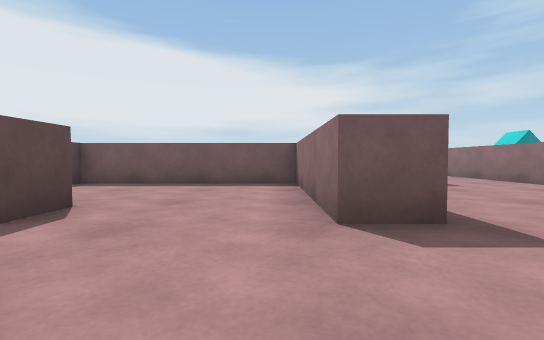
View 1 (above)

17 first-person views from a walk through a 3-D level made in the Unity game engine. The camera is 0.59 m above the floor, tilts 2° down and sees 85° across. The floor is counted in squares, 1 m on a side. Each view is taken from the middle of a square. On the plan, view 1 faces up. The plan holds only what a view shows up to about 9 squares ahead; the rest is blank. The place goes on beyond the plan. The player character is not drawn.

View 2
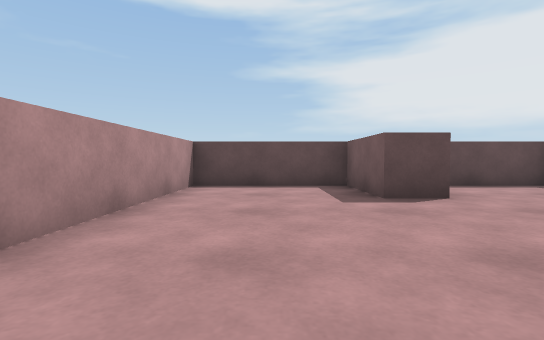

View 3
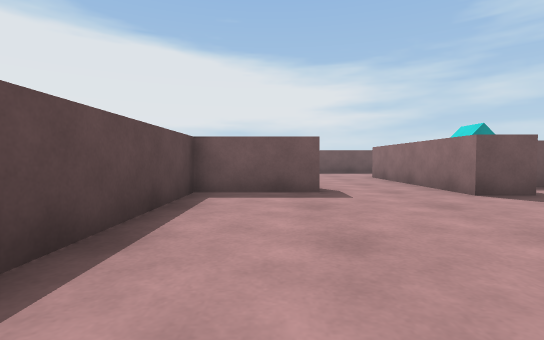

View 4
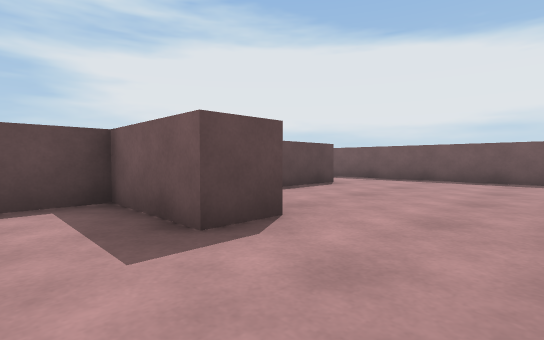

View 5
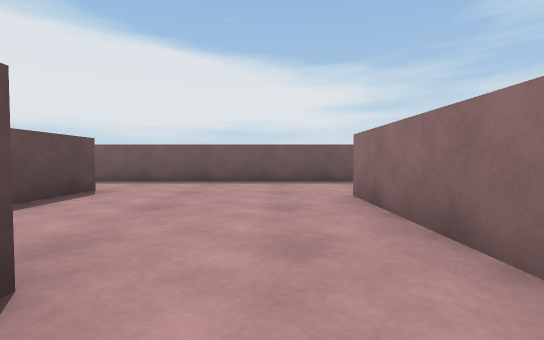

View 6
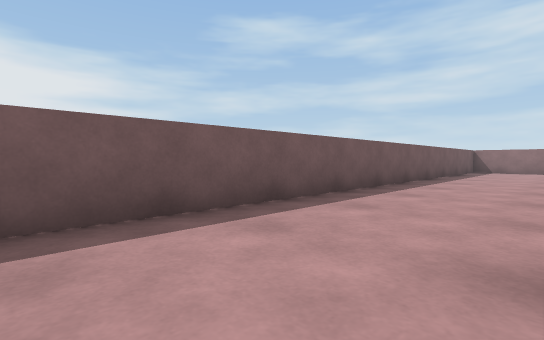

View 7
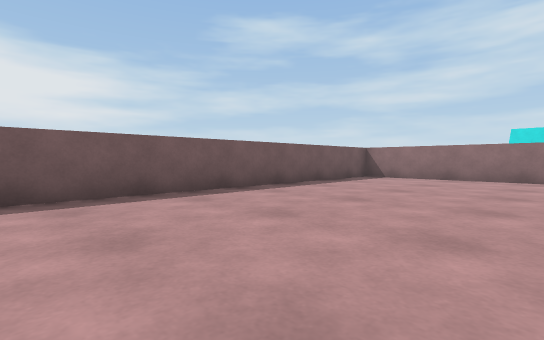

View 8
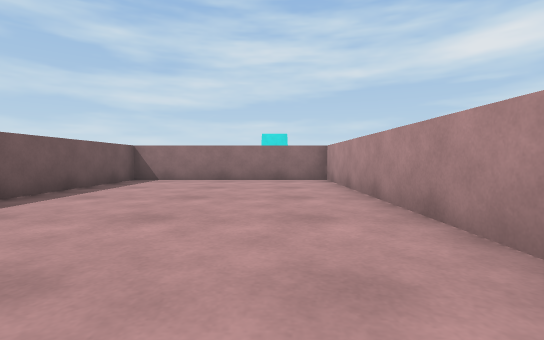

View 9
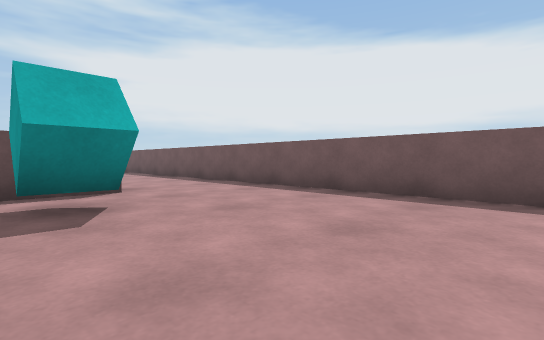

View 10
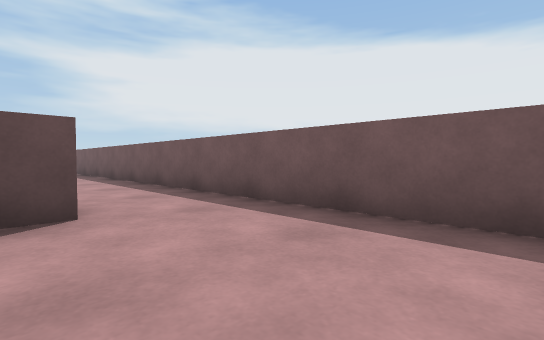

View 11
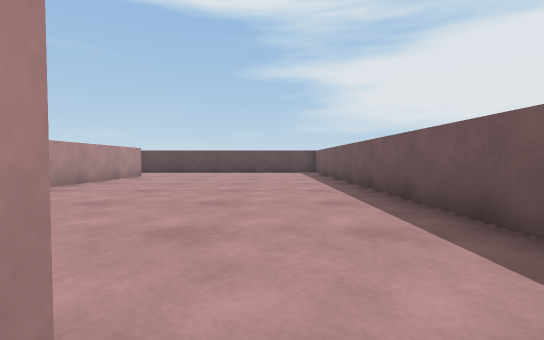

View 12
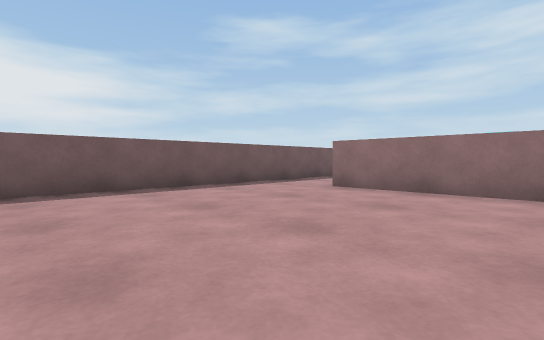

View 13
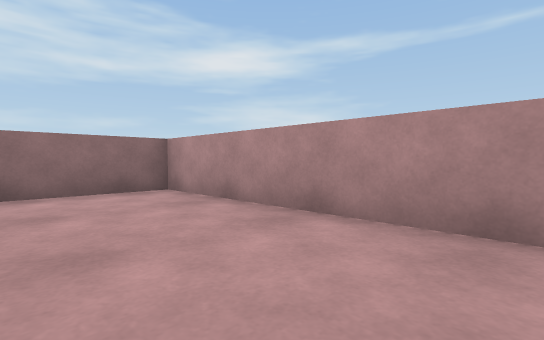

View 14
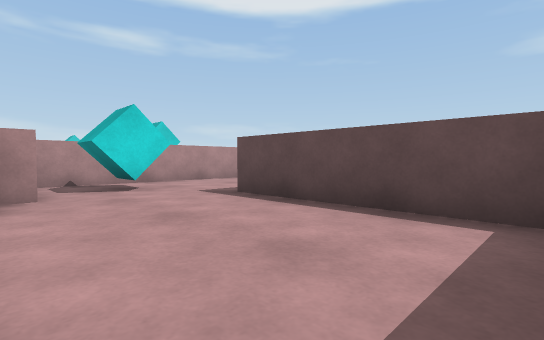

View 15
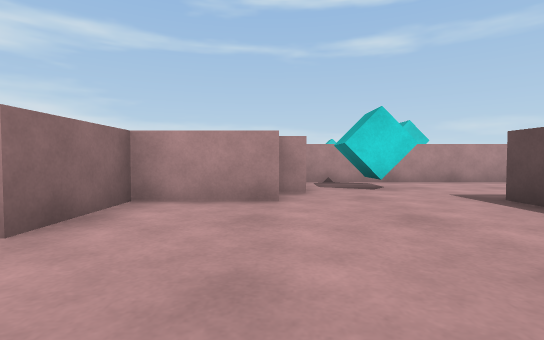

View 16
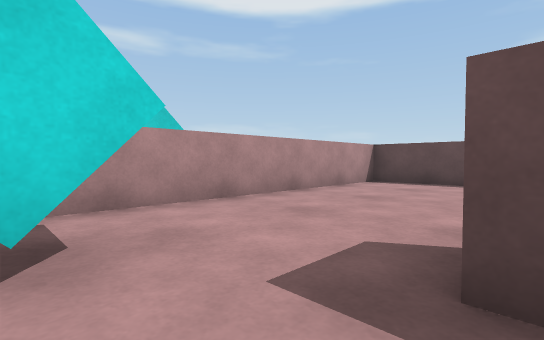

View 17
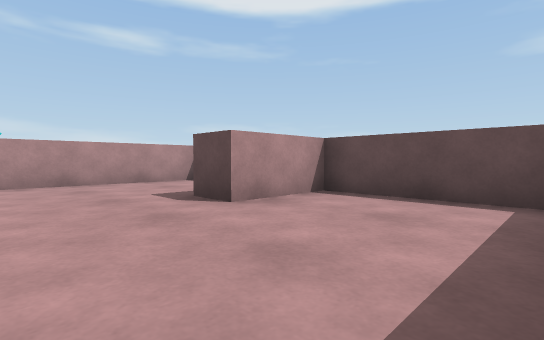

### Floor plan
Points are (right, up) in squares from view 1. A wall is a line through its corners. A room is listed if a view was taken in it or the views show most of it. See-through windows are left out.
Room 1 (views 1, 2, 3, 4, 5, 6, 7, 8, 9, 10, 11, 14, 15, 16, 17)
walls: (6.3, 6.8) (6.3, 11.9); (3.9, 8.4) (3.9, 7.3) (1.6, 7.3) (1.6, 2.7) (0.6, 2.7) (0.6, 7.3) (-4.7, 7.3) (-4.7, 3.7) (-2.5, 3.7) (-2.5, 2.7) (-4.7, 2.7) (-4.7, -0.8) (4.1, -0.8); (4.9, 2.8) (7, 2.8) (7, 4.9); (4.4, 1.8) (4.9, 1.8); (1.6, 12.8) (1.6, 10.6); (13.6, 9.4) (20.6, 9.4) (20.6, 15) (0.5, 15)
ways out: opening at (1, 13.5) to room 2; opening at (7, 5.5)
objects: cyan cube (3, 1); cyan cube (9, 11)
Room 2 (views 12, 13)
walls: (-5, 8.3) (0.6, 8.3) (0.6, 12.8); (0.5, 15) (-5.5, 15)
ways out: opening at (1, 13.5) to room 1

Positions as (right, up) in squares from view 1, and headings:
1: (0, 0), facing up
2: (2, 1), facing left
3: (3, 2), facing up
4: (6, 6), facing up-left
5: (5, 7), facing up
6: (5, 12), facing up-right
7: (11, 10), facing up-right
8: (12, 11), facing right
9: (13, 10), facing up-left
10: (5, 12), facing up-left
11: (1, 13), facing left
12: (-5, 9), facing up-right
13: (-5, 11), facing down-right
14: (5, 7), facing down-left
15: (5, 7), facing down
16: (3, 3), facing down-left
17: (0, 7), facing down-left
